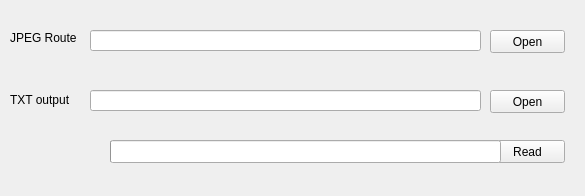
<?xml version="1.0" encoding="UTF-8"?>
<ui version="4.0">
 <class>dctreader</class>
 <widget class="QWidget" name="dctreader">
  <property name="geometry">
   <rect>
    <x>0</x>
    <y>0</y>
    <width>585</width>
    <height>196</height>
   </rect>
  </property>
  <property name="windowTitle">
   <string>DCT Coefficients Reader</string>
  </property>
  <widget class="QLineEdit" name="lineEdit">
   <property name="geometry">
    <rect>
     <x>90</x>
     <y>30</y>
     <width>391</width>
     <height>21</height>
    </rect>
   </property>
  </widget>
  <widget class="QPushButton" name="pushButton">
   <property name="geometry">
    <rect>
     <x>490</x>
     <y>30</y>
     <width>75</width>
     <height>23</height>
    </rect>
   </property>
   <property name="text">
    <string>Open</string>
   </property>
  </widget>
  <widget class="QLabel" name="label">
   <property name="geometry">
    <rect>
     <x>10</x>
     <y>30</y>
     <width>71</width>
     <height>16</height>
    </rect>
   </property>
   <property name="text">
    <string>JPEG Route</string>
   </property>
  </widget>
  <widget class="QLabel" name="label_2">
   <property name="geometry">
    <rect>
     <x>10</x>
     <y>90</y>
     <width>71</width>
     <height>20</height>
    </rect>
   </property>
   <property name="text">
    <string>TXT output</string>
   </property>
  </widget>
  <widget class="QLineEdit" name="lineEdit_2">
   <property name="geometry">
    <rect>
     <x>90</x>
     <y>90</y>
     <width>391</width>
     <height>21</height>
    </rect>
   </property>
  </widget>
  <widget class="QPushButton" name="pushButton_2">
   <property name="geometry">
    <rect>
     <x>490</x>
     <y>90</y>
     <width>75</width>
     <height>23</height>
    </rect>
   </property>
   <property name="text">
    <string>Open</string>
   </property>
  </widget>
  <widget class="QPushButton" name="pushButton_3">
   <property name="geometry">
    <rect>
     <x>490</x>
     <y>140</y>
     <width>75</width>
     <height>23</height>
    </rect>
   </property>
   <property name="text">
    <string>Read</string>
   </property>
  </widget>
  <widget class="QProgressBar" name="progressBar">
   <property name="enabled">
    <bool>true</bool>
   </property>
   <property name="geometry">
    <rect>
     <x>110</x>
     <y>140</y>
     <width>391</width>
     <height>23</height>
    </rect>
   </property>
   <property name="maximum">
    <number>1</number>
   </property>
   <property name="value">
    <number>-1</number>
   </property>
   <property name="textVisible">
    <bool>true</bool>
   </property>
  </widget>
  <zorder>pushButton</zorder>
  <zorder>lineEdit</zorder>
  <zorder>label</zorder>
  <zorder>label_2</zorder>
  <zorder>lineEdit_2</zorder>
  <zorder>pushButton_2</zorder>
  <zorder>pushButton_3</zorder>
  <zorder>progressBar</zorder>
 </widget>
 <resources/>
 <connections/>
</ui>
